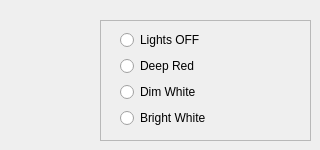
   <widget class="QWidget" name="tab_4">
    <attribute name="title">
     <string>Rig Lights</string>
    </attribute>
    <widget class="QFrame" name="frame">
     <property name="geometry">
      <rect>
       <x>100</x>
       <y>20</y>
       <width>211</width>
       <height>121</height>
      </rect>
     </property>
     <property name="frameShape">
      <enum>QFrame::StyledPanel</enum>
     </property>
     <property name="frameShadow">
      <enum>QFrame::Raised</enum>
     </property>
     <widget class="QWidget" name="verticalLayoutWidget">
      <property name="geometry">
       <rect>
        <x>20</x>
        <y>10</y>
        <width>171</width>
        <height>101</height>
       </rect>
      </property>
      <layout class="QVBoxLayout" name="verticalLayout">
       <item>
        <widget class="QRadioButton" name="rigLightsOff">
         <property name="text">
          <string>Lights OFF</string>
         </property>
        </widget>
       </item>
       <item>
        <widget class="QRadioButton" name="rigLightRed">
         <property name="baseSize">
          <size>
           <width>50</width>
           <height>50</height>
          </size>
         </property>
         <property name="cursor">
          <cursorShape>PointingHandCursor</cursorShape>
         </property>
         <property name="text">
          <string>Deep Red</string>
         </property>
         <property name="iconSize">
          <size>
           <width>50</width>
           <height>50</height>
          </size>
         </property>
        </widget>
       </item>
       <item>
        <widget class="QRadioButton" name="rigLightDimWhite">
         <property name="baseSize">
          <size>
           <width>50</width>
           <height>50</height>
          </size>
         </property>
         <property name="cursor">
          <cursorShape>PointingHandCursor</cursorShape>
         </property>
         <property name="text">
          <string>Dim White</string>
         </property>
         <property name="iconSize">
          <size>
           <width>50</width>
           <height>50</height>
          </size>
         </property>
        </widget>
       </item>
       <item>
        <widget class="QRadioButton" name="rigLightBrightWhite">
         <property name="baseSize">
          <size>
           <width>50</width>
           <height>50</height>
          </size>
         </property>
         <property name="cursor">
          <cursorShape>PointingHandCursor</cursorShape>
         </property>
         <property name="text">
          <string>Bright White</string>
         </property>
         <property name="iconSize">
          <size>
           <width>50</width>
           <height>50</height>
          </size>
         </property>
        </widget>
       </item>
      </layout>
     </widget>
    </widget>
   </widget>
